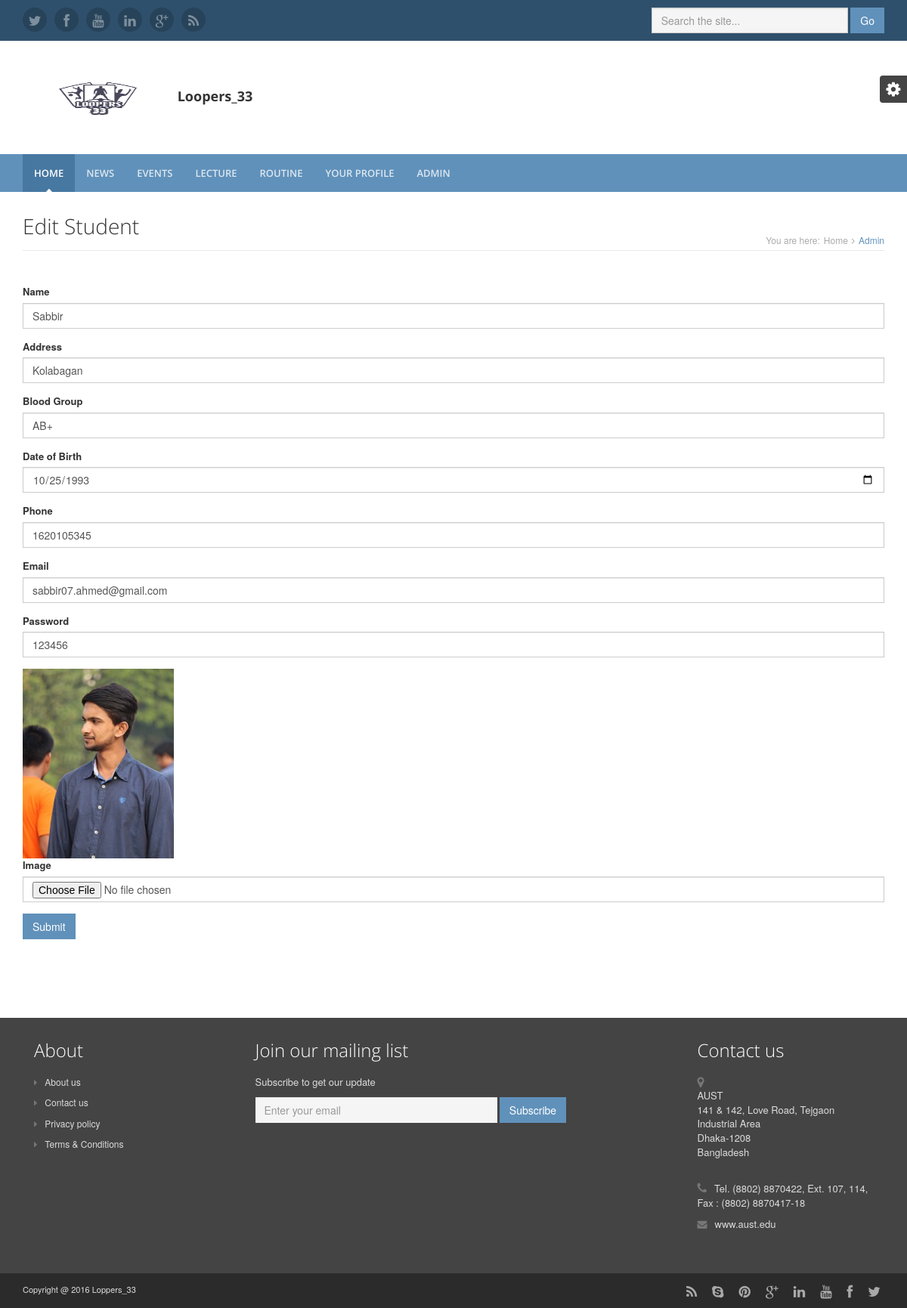
Page /edit.php?id=140104044 on the committed database.
### tables this page shows
CREATE TABLE `student_info` (
  `s_id` bigint(9) NOT NULL,
  `s_name` varchar(50) NOT NULL,
  `s_add` varchar(100) NOT NULL,
  `s_bg` varchar(3) NOT NULL,
  `dob` date NOT NULL,
  `s_ph` int(11) NOT NULL,
  `email` varchar(50) NOT NULL,
  `pass` varchar(50) NOT NULL
);

### edit.php (the view, shortened to what this page needs)
<!DOCTYPE html>
<?php
	include 'header.php';
?>
	<div class="content container">
            <div class="page-wrapper">
                <header class="page-heading clearfix">
                    <h1 class="heading-title pull-left">Edit Student</small></h1>
                    <div class="breadcrumbs pull-right">
                        <ul class="breadcrumbs-list">
                            <li class="breadcrumbs-label">You are here:</li>
                            <li><a href="index.php">Home</a><i class="fa fa-angle-right"></i></li>
                            <li class="current">Admin</li>
                        </ul>
                    </div>
                </header>
                <div class="page-content">
                    <div class="row page-row">
	                    <div class="col-md-12">
                            <?php
                                $con = mysqli_connect("localhost","root","","sms");
                                $id = $_GET['id'];
                                $result = mysqli_query($con,"SELECT * FROM student_info WHERE s_id = '$id'");
                                while($row = mysqli_fetch_array($result)){
                            ?>
                            <form action="update_process.php" method="POST" enctype='multipart/form-data'>
                                <div class="form-group name">
                                    <label for="name">Name</label>
                                    <input id="name" type="text" class="form-control" value="<?php echo $row['s_name']?>" placeholder="Enter name"name="name">
                                </div>
                                <div class="form-group name">
                                    <label for="name">Address</label>
                                    <input id="name" type="text" class="form-control" value="<?php echo $row['s_add']?>" placeholder=" Enter Address"name="add">
                                </div>
                                <div class="form-group name">
                                    <label for="name">Blood Group</label>
                                    <input id="name" type="text" class="form-control" value="<?php echo $row['s_bg']?>" placeholder="Enter blood group"name="bg">
                                </div>
                                <div class="form-group name">
                                    <label for="name">Date of Birth</label>
                                    <input id="name" type="date" class="form-control" value="<?php echo $row['dob']?>" placeholder="Enter Date of birth"name="dob">
                                </div>
                                <div class="form-group phone">
                                    <label for="phone">Phone</label>
                                    <input id="phone" type="tel" class="form-control"  value="<?php echo $row['s_ph']?>" placeholder="Enter Phone number"name="ph">
                                </div>
                                <div class="form-group email">
                                    <label for="email">Email<span class="required"></span></label>
                                    <input id="email" type="email" class="form-control" value="<?php echo $row['email']?>" placeholder="Enter email" name="em">
                                </div>
                                <div class="form-group email">
                                    <label for="email">Password<span class="required"></span></label>
                                    <input id="password" type="text" class="form-control" value="<?php echo $row['pass']?>" placeholder="Enter new password" name="password">
                                </div>
                                <div class="form-group name">
                                    <img class="img-responsive" src="uploads/student/std_<?php echo $row['s_id']?>.jpg">
                                    <label for="name">Image</label>
                                    <input type="file" class="form-control" name="image"></textarea>
                                </div>
                                <button type="submit" class="btn btn-theme">Submit</button>
                            </form>
                            <br>
                            <br>
                            <br>
                            <br>
                            <?php
                                }
                            ?>
                        </div>
                    </div>
                </div>
            </div>
        </div>
    </body>
</html>
<?php
    include 'footer.php';
?>

### assets/css/styles.css (style rules this page uses)
html, body { height: 100%; }
body { font-size: 13px; -webkit-font-smoothing: antialiased; -moz-osx-font-smoothing: grayscale; }
h1, h2, h3, h4, h5, h6 { font-family: 'open sans', arial, sans-serif; font-weight: 300; }
a { color: #6091ba; -webkit-transition: all 0.4s ease-in-out; -moz-transition: all 0.4s ease-in-out; -ms-transition: all 0.4s ease-in-out; -o-transition: all 0.4s ease-in-out; }
.btn { -webkit-transition: all 0.4s ease-in-out; -moz-transition: all 0.4s ease-in-out; -ms-transition: all 0.4s ease-in-out; -o-transition: all 0.4s ease-in-out; -webkit-border-radius: 0; -moz-border-radius: 0; -ms-border-radius: 0; -o-border-radius: 0; border-radius: 0; -moz-background-clip: padding; -webkit-background-clip: padding-box; background-clip: padding-box; }
.btn-theme { background: #6091ba; border: 1px solid #6091ba; color: #fff; }
.form-control { -webkit-border-radius: 0; -moz-border-radius: 0; -ms-border-radius: 0; -o-border-radius: 0; border-radius: 0; -moz-background-clip: padding; -webkit-background-clip: padding-box; background-clip: padding-box; }
.page-wrapper .page-heading { margin-bottom: 30px; border-bottom: 1px solid #e8e8e8; }
.page-wrapper .page-heading h1.heading-title { margin-top: 0; display: inline-block; font-size: 28px; }
.page-wrapper .breadcrumbs { display: inline-block; }
.page-wrapper .breadcrumbs ul { padding-top: 25px; margin: 0; }
.page-wrapper .breadcrumbs ul li { color: #6091ba; font-size: 12px; float: left; list-style: none; display: inline-block; }
.page-wrapper .breadcrumbs ul li a { display: inline-block; padding: 0 5px; color: #aaaaaa; }
.page-wrapper .breadcrumbs ul li.breadcrumbs-label { padding-right: 0; color: #aaaaaa; }
.page-wrapper .breadcrumbs ul li.current { max-width: 250px; white-space: nowrap; overflow: hidden; text-overflow: ellipsis; }
.page-wrapper .breadcrumbs ul li .fa { margin-right: 5px; color: #aaaaaa; }
.page-wrapper ul li { margin-bottom: 5px; }
.page-wrapper ul li .fa { margin-right: 5px; color: #6091ba; }
.page-wrapper .page-content .page-row { margin-bottom: 30px; }
@media (min-width: 992px) { html, body { height: 100%; } }
@media (min-width: 992px) { body { font-size: 13px; } }

### rows in the picture
student_info: name "Sabbir", add "Kolabagan", bg "AB+", dob "10/25/1993", ph "1620105345", em "sabbir07.ahmed@gmail.com", password "123456", s_id (picture)
